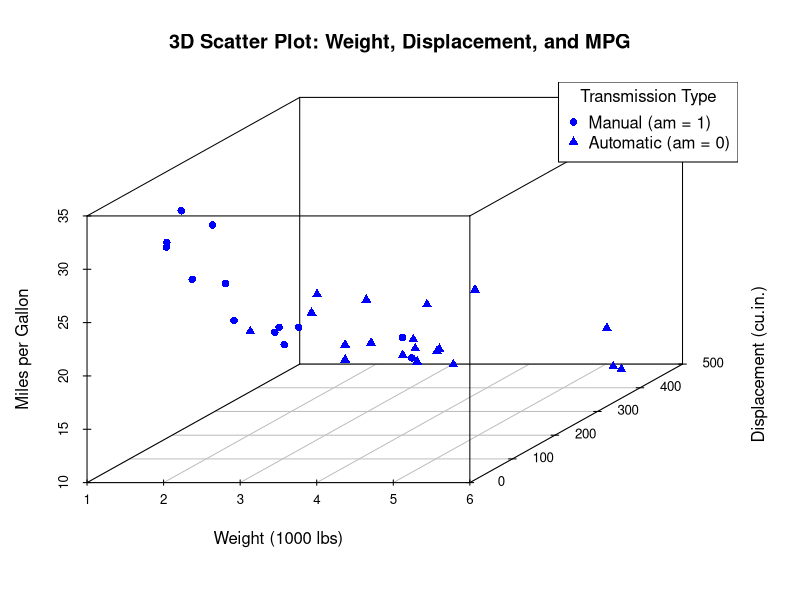
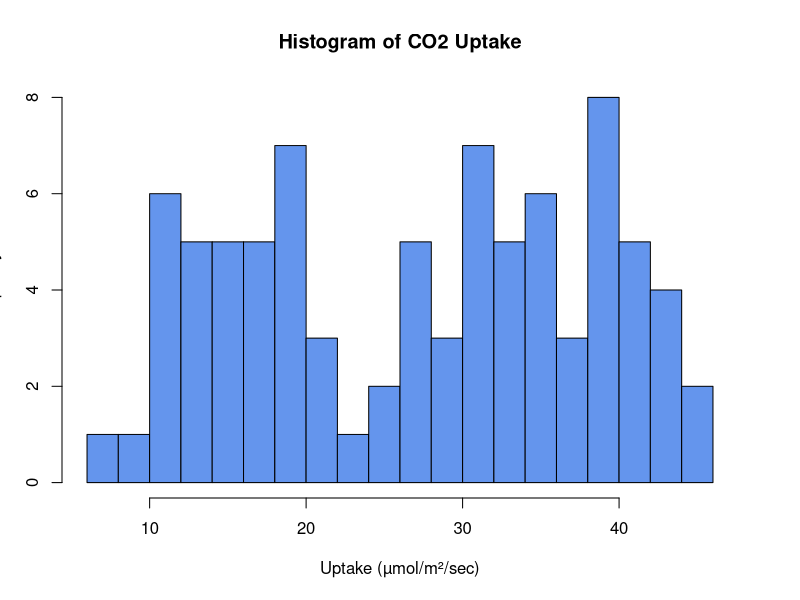
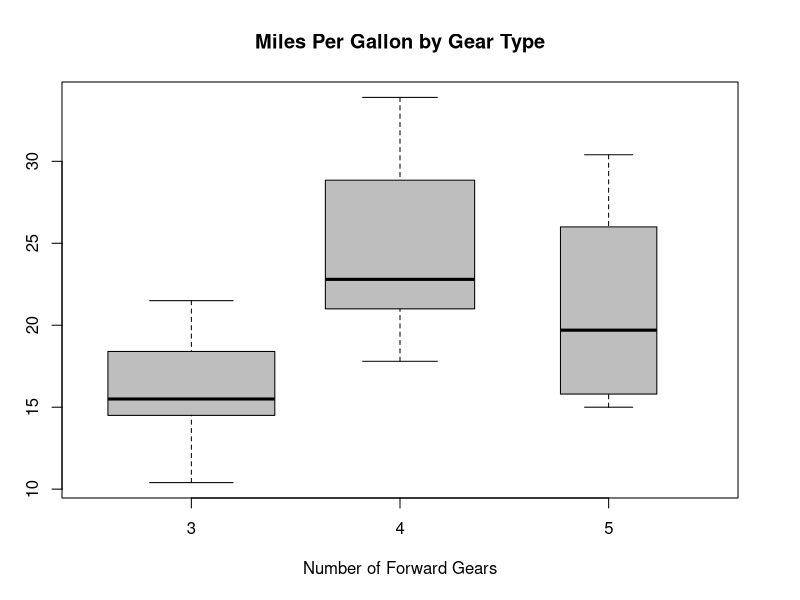

These charts were generated, in order, by the following R code:
# UCLA Extension
# Introduction to Data Science COM SCI X 450.1
# Instructor: Daniel D. Gutierrez
# HOMEWORK 2
# Louis Desgrée

# QUESTION 1

# Install and load the required package for SQL-based operations
# Uncomment if not installed
# install.packages("sqldf")
library(sqldf)

# Calculate the average uptake grouped by Type using SQL
average_uptake <- sqldf("SELECT Type, AVG(uptake) AS avg_uptake FROM CO2 GROUP BY Type")
average_uptake
# Output:
#         Type avg_uptake
# 1 Mississippi   20.88333
# 2      Quebec   33.54286


# QUESTION 2

# Define the vectors for the dataset
Died.At <- c(22, 40, 72, 41)
Writer.At <- c(16, 18, 36, 36)
First.Name <- c("John", "Edgar", "Walt", "Jane")
Second.Name <- c("Doe", "Poe", "Whitman", "Austen")
Sex <- c("MALE", "MALE", "MALE", "FEMALE")
Date.Of.Death <- c("2015-05-10", "1849-10-07", "1892-03-26", "1817-07-18")

# Create the data frame df
df <- data.frame(
  Died.At = Died.At,
  Writer.At = Writer.At,
  First.Name = First.Name,
  Second.Name = Second.Name,
  Sex = Sex,
  Date.Of.Death = Date.Of.Death
)
df
# Output:
#   Died.At Writer.At First.Name Second.Name    Sex Date.Of.Death
# 1      22        16       John         Doe   MALE   2015-05-10
# 2      40        18      Edgar         Poe   MALE   1849-10-07
# 3      72        36       Walt     Whitman   MALE   1892-03-26
# 4      41        36       Jane      Austen FEMALE   1817-07-18

# Cast the Sex variable to a factor
df$Sex <- as.factor(df$Sex)

# Print the structure of the updated data frame
str(df)
# Output:
# 'data.frame':    4 obs. of  6 variables:
#  $ Died.At     : num  22 40 72 41
#  $ Writer.At   : num  16 18 36 36
#  $ First.Name  : chr  "John" "Edgar" "Walt" "Jane"
#  $ Second.Name : chr  "Doe" "Poe" "Whitman" "Austen"
#  $ Sex         : Factor w/ 2 levels "FEMALE","MALE": 2 2 2 1
#  $ Date.Of.Death: chr  "2015-05-10" "1849-10-07" "1892-03-26" "1817-07-18"

# Rename the columns for clarity
names(df) <- c("age_at_death", "age_as_writer", "first_name", "surname", "gender", "date_died")
df
# Output:
#   age_at_death age_as_writer first_name  surname  gender   date_died
# 1           22           16       John      Doe    MALE  2015-05-10
# 2           40           18      Edgar      Poe    MALE  1849-10-07
# 3           72           36       Walt  Whitman    MALE  1892-03-26
# 4           41           36       Jane   Austen  FEMALE  1817-07-18

# Convert the date_died column to Date format
df$date_died <- as.Date(df$date_died)

# Calculate John Doe's birthdate
john_birthdate <- df$date_died[df$first_name == "John" & df$surname == "Doe"] - 
  (df$age_at_death[df$first_name == "John" & df$surname == "Doe"] * 365.25)
john_birthdate
# Output:
# [1] "1993-05-09"


# QUESTION 3

# Install and load the reshape2 package for reshaping data
# Uncomment if not installed
# install.packages("reshape2")
library(reshape2)

# Create the observations_wide data frame
product <- c("A", "B")
height <- c(10, 20)
width <- c(5, 10)
weight <- c(2, NA)
observations_wide <- data.frame(product, height, width, weight)

# Reshape the data to long format
observations_long <- melt(
  observations_wide, 
  id.vars = "product", 
  variable.name = "variable", 
  value.name = "value", 
  na.rm = TRUE
)

# Sort the reshaped data
observations_long <- observations_long[order(observations_long$product, observations_long$variable), ]
observations_long
# Output:
#   product variable value
# 1       A   height    10
# 3       A    width     5
# 5       A   weight     2
# 2       B   height    20
# 4       B    width    10


# QUESTION 4

# Load the mtcars dataset and calculate average mpg by cylinder

calculate_avg_mpg <- function(data, group_var, value_var) {
  # Split the data based on group_var
  split_data <- split(data[[value_var]], data[[group_var]])
  
  # Initialize a vector for averages
  averages <- numeric(length(split_data))
  names(averages) <- names(split_data)
  
  # Loop to calculate averages
  for (group in names(split_data)) {
    averages[group] <- mean(split_data[[group]])
  }
  
  return(averages)
}

mpg_averages <- calculate_avg_mpg(mtcars, "cyl", "mpg")
mpg_averages
# Output:
#        4        6        8 
# 26.66364 19.74286 15.10000

# QUESTION 5

# Load the mtcars dataset to calculate horsepower differences by cylinder type

# Calculate the average horsepower for 4-cylinder cars
avg_hp_4cyl <- mean(mtcars$hp[mtcars$cyl == 4])

# Calculate the average horsepower for 8-cylinder cars
avg_hp_8cyl <- mean(mtcars$hp[mtcars$cyl == 8])

# Calculate the absolute difference between the two averages
absolute_difference <- abs(avg_hp_4cyl - avg_hp_8cyl)
absolute_difference
# Output:
# [1] 126.5779


# QUESTION 6

# Load the airquality dataset and calculate the mean temperature for June

# Subset temperatures for the month of June
mean_temp_june <- mean(airquality$Temp[airquality$Month == 6], na.rm = TRUE)
mean_temp_june
# Output:
# [1] 79.1


# QUESTION 7

# Load the dplyr package for data manipulation
# Uncomment if not installed
# install.packages("dplyr")
library(dplyr)

# Calculate mean mpg by transmission type and sort the results
result <- mtcars %>%
  group_by(am) %>%
  summarize(mean_mpg = mean(mpg)) %>%
  arrange(mean_mpg)

result
# Output:
# # A tibble: 2 x 2
#      am mean_mpg
#   <dbl>    <dbl>
# 1     0     17.1
# 2     1     24.4


# QUESTION 8

# Load the scatterplot3d package for 3D visualization
# Uncomment if not installed
# install.packages("scatterplot3d")
library(scatterplot3d)

# Create a 3D scatterplot for weight, displacement, and mpg
scatterplot3d(
  x = mtcars$wt,
  y = mtcars$disp,
  z = mtcars$mpg,
  color = "blue",
  pch = ifelse(mtcars$am == 1, 16, 17),  # Shape based on transmission type
  main = "3D Scatter Plot: Weight, Displacement, and MPG",
  xlab = "Weight (1000 lbs)",
  ylab = "Displacement (cu.in.)",
  zlab = "Miles per Gallon"
)

# Add a legend to describe point shapes
legend(
  x = "topright",
  legend = c("Manual (am = 1)", "Automatic (am = 0)"),
  pch = c(16, 17),
  col = "blue",
  title = "Transmission Type"
)


# QUESTION 9

# Create a histogram for CO2 uptake variable

# Generate a histogram with defined aesthetics
uptake_histogram <- hist(
  x = CO2$uptake,
  breaks = 20,
  main = "Histogram of CO2 Uptake",
  xlab = "Uptake (µmol/m²/sec)",
  ylab = "Frequency",
  col = "cornflowerblue",
  border = "black",
  plot = TRUE
)

# Display histogram break points and counts
break_points <- uptake_histogram$breaks
break_points
# [1]  6  8 10 12 14 16 18 20 22 24 26 28 30 32 34 36 38 40 42 44 46

cell_counts <- uptake_histogram$counts
cell_counts
# [1] 1 1 6 5 5 5 7 3 1 2 5 3 7 5 6 3 8 5 4 2


# QUESTION 10

# Create a boxplot for mpg by gear type

# Generate the boxplot
boxplot(
  formula = mpg ~ gear,
  data = mtcars,
  main = "Miles Per Gallon by Gear Type",
  xlab = "Number of Forward Gears",
  ylab = "Miles Per Gallon",
  col = "gray",
  varwidth = TRUE
)

# The label designated to the "Y" axis is not showing and I have no idea why

# Add a manual label to the Y-axis
mtext("Miles Per Gallon", side = 2, line = 3, cex = 1.2)
